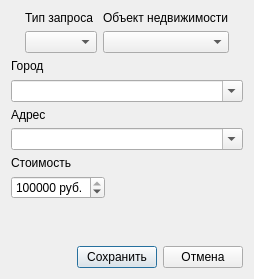
<?xml version="1.0" encoding="UTF-8"?>
<ui version="4.0">
 <class>CreateUserQueryDialog</class>
 <widget class="QDialog" name="CreateUserQueryDialog">
  <property name="geometry">
   <rect>
    <x>0</x>
    <y>0</y>
    <width>254</width>
    <height>279</height>
   </rect>
  </property>
  <property name="windowTitle">
   <string>Dialog</string>
  </property>
  <layout class="QVBoxLayout" name="verticalLayout_6">
   <item>
    <layout class="QHBoxLayout" name="horizontalLayout_2">
     <property name="rightMargin">
      <number>0</number>
     </property>
     <item>
      <spacer name="horizontalSpacer_2">
       <property name="orientation">
        <enum>Qt::Horizontal</enum>
       </property>
       <property name="sizeHint" stdset="0">
        <size>
         <width>40</width>
         <height>20</height>
        </size>
       </property>
      </spacer>
     </item>
     <item>
      <layout class="QVBoxLayout" name="verticalLayout">
       <item>
        <widget class="QLabel" name="lblQueryType">
         <property name="text">
          <string>Тип запроса</string>
         </property>
        </widget>
       </item>
       <item>
        <widget class="QComboBox" name="cbQueryType">
         <property name="minimumContentsLength">
          <number>0</number>
         </property>
        </widget>
       </item>
      </layout>
     </item>
     <item>
      <layout class="QVBoxLayout" name="verticalLayout_2">
       <item>
        <widget class="QLabel" name="lblRealEstateType">
         <property name="text">
          <string>Объект недвижимости</string>
         </property>
        </widget>
       </item>
       <item>
        <widget class="QComboBox" name="cbRealEstateType">
         <property name="editable">
          <bool>false</bool>
         </property>
        </widget>
       </item>
      </layout>
     </item>
     <item>
      <spacer name="horizontalSpacer_3">
       <property name="orientation">
        <enum>Qt::Horizontal</enum>
       </property>
       <property name="sizeHint" stdset="0">
        <size>
         <width>40</width>
         <height>20</height>
        </size>
       </property>
      </spacer>
     </item>
    </layout>
   </item>
   <item>
    <layout class="QVBoxLayout" name="verticalLayout_3">
     <property name="spacing">
      <number>7</number>
     </property>
     <property name="sizeConstraint">
      <enum>QLayout::SetDefaultConstraint</enum>
     </property>
     <item>
      <widget class="QLabel" name="lblCity">
       <property name="sizePolicy">
        <sizepolicy hsizetype="Preferred" vsizetype="Preferred">
         <horstretch>0</horstretch>
         <verstretch>0</verstretch>
        </sizepolicy>
       </property>
       <property name="text">
        <string>Город</string>
       </property>
      </widget>
     </item>
     <item>
      <widget class="QComboBox" name="cbCity">
       <property name="editable">
        <bool>true</bool>
       </property>
      </widget>
     </item>
    </layout>
   </item>
   <item>
    <layout class="QVBoxLayout" name="verticalLayout_4">
     <item>
      <widget class="QLabel" name="lblAddress">
       <property name="text">
        <string>Адрес</string>
       </property>
      </widget>
     </item>
     <item>
      <widget class="QComboBox" name="cbAddress">
       <property name="editable">
        <bool>true</bool>
       </property>
      </widget>
     </item>
    </layout>
   </item>
   <item>
    <layout class="QHBoxLayout" name="horizontalLayout_3">
     <property name="bottomMargin">
      <number>0</number>
     </property>
     <item>
      <layout class="QVBoxLayout" name="verticalLayout_5">
       <item>
        <widget class="QLabel" name="lblPrice">
         <property name="text">
          <string>Стоимость</string>
         </property>
        </widget>
       </item>
       <item>
        <widget class="QSpinBox" name="sbPrice">
         <property name="frame">
          <bool>true</bool>
         </property>
         <property name="buttonSymbols">
          <enum>QAbstractSpinBox::UpDownArrows</enum>
         </property>
         <property name="accelerated">
          <bool>true</bool>
         </property>
         <property name="suffix">
          <string> руб.</string>
         </property>
         <property name="maximum">
          <number>1999999999</number>
         </property>
         <property name="singleStep">
          <number>1000</number>
         </property>
         <property name="value">
          <number>1000000</number>
         </property>
         <property name="displayIntegerBase">
          <number>10</number>
         </property>
        </widget>
       </item>
      </layout>
     </item>
     <item>
      <spacer name="horizontalSpacer_4">
       <property name="orientation">
        <enum>Qt::Horizontal</enum>
       </property>
       <property name="sizeHint" stdset="0">
        <size>
         <width>40</width>
         <height>20</height>
        </size>
       </property>
      </spacer>
     </item>
    </layout>
   </item>
   <item>
    <spacer name="verticalSpacer">
     <property name="orientation">
      <enum>Qt::Vertical</enum>
     </property>
     <property name="sizeHint" stdset="0">
      <size>
       <width>20</width>
       <height>40</height>
      </size>
     </property>
    </spacer>
   </item>
   <item>
    <layout class="QHBoxLayout" name="horizontalLayout">
     <property name="topMargin">
      <number>0</number>
     </property>
     <item>
      <spacer name="horizontalSpacer">
       <property name="orientation">
        <enum>Qt::Horizontal</enum>
       </property>
       <property name="sizeHint" stdset="0">
        <size>
         <width>40</width>
         <height>20</height>
        </size>
       </property>
      </spacer>
     </item>
     <item>
      <widget class="QPushButton" name="bSave">
       <property name="text">
        <string>Сохранить</string>
       </property>
      </widget>
     </item>
     <item>
      <widget class="QPushButton" name="bSave_2">
       <property name="text">
        <string>Отмена</string>
       </property>
      </widget>
     </item>
    </layout>
   </item>
  </layout>
 </widget>
 <resources/>
 <connections/>
</ui>
